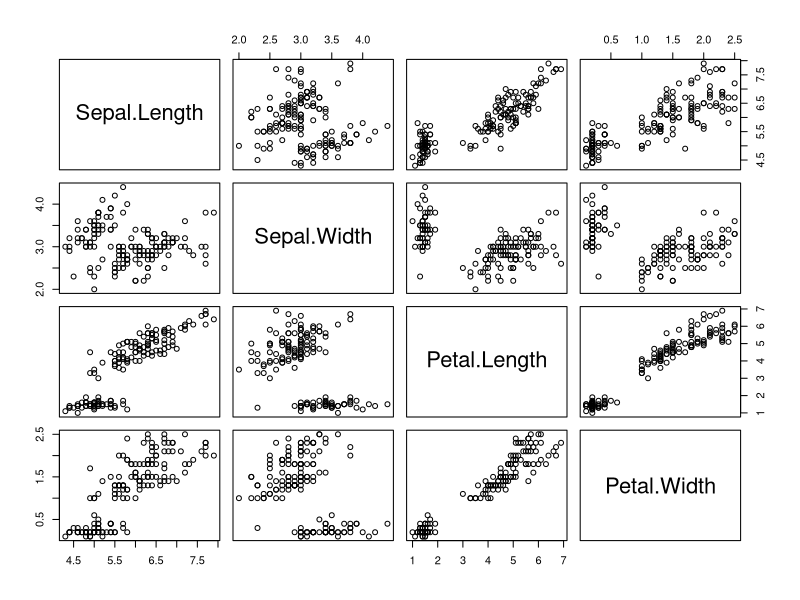
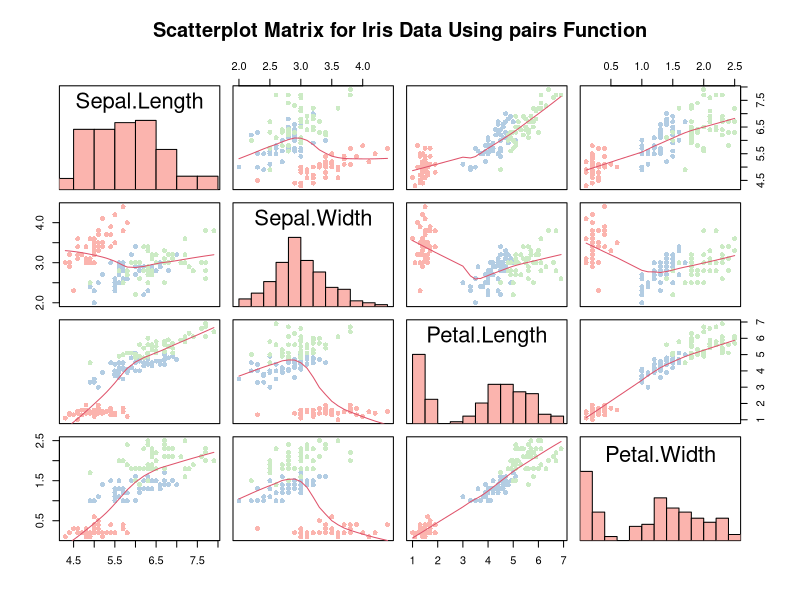
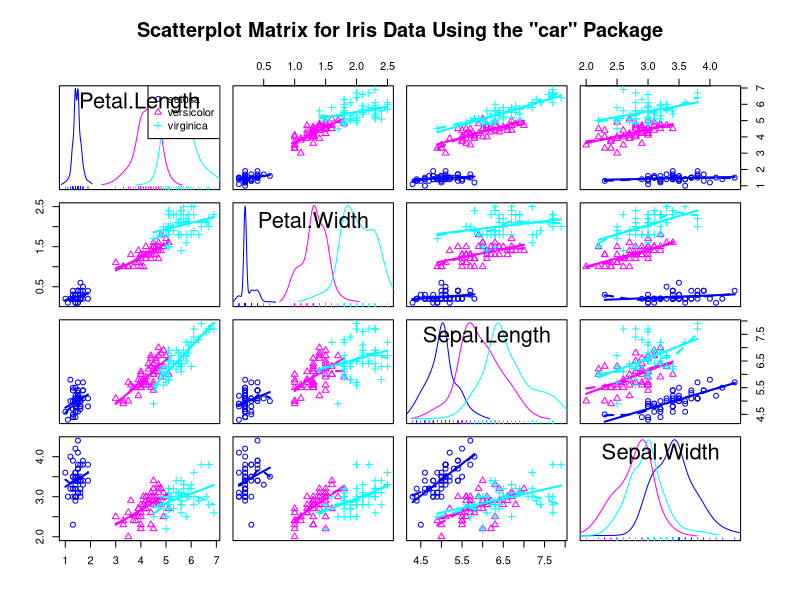

Here is the R script that generated these plots, in order:
#!/usr/bin/env Rscript
# Load the datasets package.
library("datasets")
library("RColorBrewer")
library("car")
# Load data into the workspace.
data(iris)
# Show the first three lines of data.
iris[1:3, ]
# SCATTERPLOT MATRIX WITH DEFAULTS
# Use just the first four variables from iris.
pairs(iris[1:4])

# FUNCTION TO PUT HISTOGRAMS ON DIAGONAL
# Adapted from code in "pairs" help
panel.hist <- function(x, ...) {
  usr <- par("usr") # Copies usr parameters for plot coordinates.
  on.exit(par(usr)) # Restores parameters on exit.
  par(usr = c(usr[1:2], 0, 1.5)) # Sets plot coordinates.
  h <- hist(x, plot = FALSE) # Creates histogram.
  breaks <- h$breaks # Reads breaks for histograms.
  nB <- length(breaks) # Reads number of breaks.
  y <- h$counts # Get raw values for the y-axis.
  y <- y / max(y) # Adjusts raw values to fit the y scale.
  rect(breaks[-nB], 0, breaks[-1], y, ...) # Draws boxes.
}
# SET COLOR PALETTE WITH RCOLORBREWER
# SCATTERPLOT MATRIX WITH OPTIONS
pairs(iris[1:4], # Reads the data.
  panel = panel.smooth,
  # Adds an optional smoother.
  main = "Scatterplot Matrix for Iris Data Using pairs Function",
  diag.panel = panel.hist, # Calls histogram function.
  pch = 16, # Uses solid dots for points.
  # Next line color dots by "Species" category.
  col = brewer.pal(3, "Pastel1")[unclass(iris$Species)]
)

# SCATTERPLOT MATRIX WITH "CAR" PACKAGE
scatterplotMatrix(~ Petal.Length + Petal.Width +
  Sepal.Length + Sepal.Width | Species,
data = iris,
main = paste(
  "Scatterplot Matrix for Iris Data",
  "Using the \"car\" Package"
)
)

# CLEAN UP
# Return to default.
palette("default")
# Unloads the datasets package.
detach("package:datasets", unload = TRUE)
# Unloads RColorBrewer
detach("package:RColorBrewer", unload = TRUE)
# Unloads car package.
detach("package:car", unload = TRUE)
